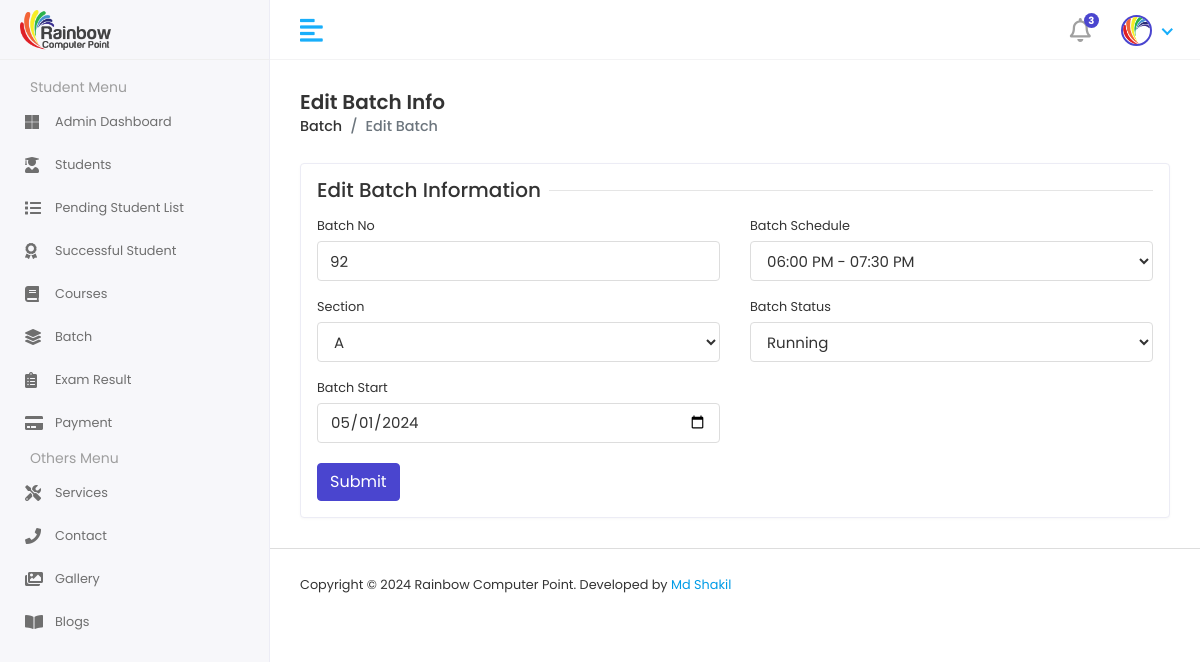
/editBatch/12 (signed in), run on the app's committed database.
### RainbowApp/models.py (models this page shows, shortened)
class BatchInfoModel(models.Model):
    BatchNo = models.CharField(max_length=100, null=True)
    SCHEDULE = [
        ('09:00 AM - 10:00 AM','09:00 AM - 10:00 AM'),
        ('10:00 AM - 11:30 AM','10:00 AM - 11:30 AM'),
        ('11:30 AM - 01:00 PM','11:30 AM - 01:00 PM'),
        ('01:00 PM - 02:30 PM','01:00 PM - 02:30 PM'),
        ('03:00 PM - 04:30 PM','03:00 PM - 04:30 PM'),
        ('04:30 PM - 06:00 PM','04:30 PM - 06:00 PM'),
        ('06:00 PM - 07:30 PM','06:00 PM - 07:30 PM'),
        ('08:00 PM - 09:30 PM','08:00 PM - 09:30 PM'),
    ]
    Batchschedule = models.CharField(choices=SCHEDULE,max_length=100, null=True)
    SECTION = [
        ('A','A'),
        ('B','B'),
        ('C','C'),
    ]
    Section = models.CharField(choices=SECTION,max_length=100, null=True)
    STATUS = [
        ('Running','Running'),
        ('Completed','Completed'),
    ]
    Status = models.CharField(choices=STATUS,max_length=100, null=True)
    BatchStart = models.DateField()

### RainbowProject/batchviews.py (the view, shortened to what this page needs)
# urls.py: path('editBatch/<str:myid>',editBatch, name='editBatch'),
@login_required
def editBatch(request, myid):
    batchData = BatchInfoModel.objects.get(id=myid)
    batch_Date = batchData.BatchStart.isoformat() if batchData.BatchStart else ''
    context = {
       'batchData': batchData,
       'batch_Date': batch_Date,
    }
    return render(request, 'mybatch/editbatch.html', context)

### template/mybatch/editbatch.html (shortened to what this page needs)
{% extends 'adminmaster/adminmaster.html' %}
{% block admincontent %}
<div class="content container-fluid">
   <div class="page-header">
      <div class="row align-items-center">
         <div class="col">
            <h3 class="page-title">Edit Batch Info</h3>
            <ul class="breadcrumb">
               <li class="breadcrumb-item"><a href="{% url 'batchList' %}">Batch</a></li>
               <li class="breadcrumb-item active">Edit Batch</li>
            </ul>
         </div>
      </div>
   </div>
   <div class="row">
      <div class="col-sm-12">
         <div class="card">
            <div class="card-body">
               <form action="{% url 'editBatch' batchData.id %}" method="POST" enctype="multipart/form-data">
                  <div class="row">
                     <div class="col-12">
                        <h5 class="form-title"><span>Edit Batch Information</span></h5>
                     </div>
                     <div class="col-12 col-sm-6">
                        <div class="form-group">
                           <label>Batch No</label>
                           <input type="text" name="batchno" value="{{batchData.BatchNo}}" class="form-control">
                        </div>
                     </div>
                     <div class="col-12 col-sm-6">
                        <div class="form-group">
                           <label>Batch Schedule</label>
                           <select name="schedule" class="form-control">
                              <option value="06:00 PM - 07:30 PM" {% if batchData.Batchschedule == '06:00 PM - 07:30 PM' %} selected {% endif %}>06:00 PM - 07:30 PM</option>
                           </select>
                        </div>
                     </div>
                     <div class="col-12 col-sm-6">
                        <div class="form-group">
                           <label>Section</label>
                           <select name="section" class="form-control">
                              <option value="A" {% if batchData.Section == 'A' %} selected {% endif %}>A</option>
                           </select>
                        </div>
                     </div>
                     <div class="col-12 col-sm-6">
                        <div class="form-group">
                           <label>Batch Status</label>
                           <select name="status" class="form-control">
                              <option value="Running" {% if batchData.Status == 'Running' %} selected {% endif %}>Running</option>
                           </select>
                        </div>
                     </div>
                     <div class="col-12 col-sm-6">
                        <div class="form-group">
                           <label>Batch Start</label>
                           <input type="date" name="batchstart" value="{{batch_Date}}" class="form-control">
                        </div>
                     </div>
                     <div class="col-12">
                        <button type="submit" class="btn btn-primary">Submit</button>
                     </div>
                  </div>
               </form>
            </div>
         </div>
      </div>
   </div>
</div>
{% endblock admincontent %}

### static/assets/css/style.css (style rules this page uses)
html { height: 100%; }
body { background-color: #fff; color: #333; font-family: 'Poppins', sans-serif; font-size: 0.8rem; height: 100%; line-height: 1; overflow-x: hidden; }
h1, h2, h3, h4, h5, h6 { font-family: 'Poppins', sans-serif; margin-top: 0; }
.form-control { border: 1px solid #ddd; box-shadow: none; color: #333; font-size: 15px; height: 40px; }
a { color: #009ce7; }
input, button, a { transition: all 0.4s ease; -moz-transition: all 0.4s ease; -o-transition: all 0.4s ease; -ms-transition: all 0.4s ease; -webkit-transition: all 0.4s ease; }
input, input:focus, button, button:focus { outline: none; }
input[type=text], input[type=password] { -webkit-appearance: none; -moz-appearance: none; appearance: none; }
.form-group { margin-bottom: 1.25rem; }
ul, ol { padding: 0px; list-style: none; }
.btn-primary { background-color: #4a45cf; border: 1px solid #4a45cf; }
.card { border: 1px solid #ececf5; box-shadow: 0 1px 3px 0 rgba(0, 0, 0, 0.03); margin-bottom: 1.875rem; }
.card-body { padding: 1rem; }
.page-wrapper > .content { padding: 1.875rem 1.875rem 0; }
.page-header { margin-bottom: 1.875rem; }
.page-header .breadcrumb { background-color: transparent; color: #6c757d; font-size: 0.9rem; font-weight: 500; margin-bottom: 0; padding: 0; }
.page-header .breadcrumb a { color: #333; }
.page-title { font-size: 20px; font-weight: 600; color: #333; margin-bottom: 5px; }
.form-title { width: 100%; max-width: 100%; padding: 0; font-size: 1.25rem; font-weight: 500; line-height: inherit; color: #333; white-space: normal; position: relative; display: block; margin-bottom: 20px; }
.form-title:before { content: ""; position: absolute; left: 0px; right: 0px; height: 1px; top: 50%; background-color: rgba(0, 0, 0, 0.1); }
.form-title span { padding: 0px 0.5rem 0 0; background-color: #fff; display: inline-block; z-index: 2; position: relative; }

### data on the page
BatchInfoModel: batchno "92", schedule "06:00 PM - 07:30 PM", section "A", status "Running"
